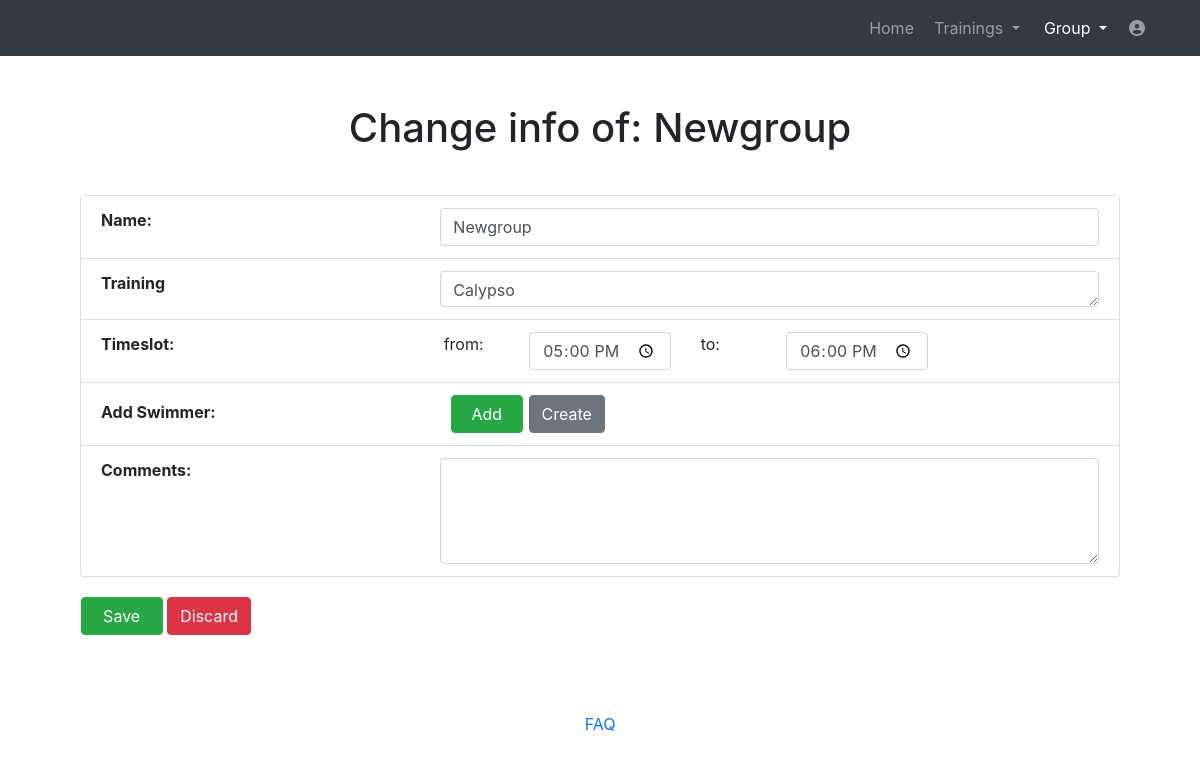
Page /website/altergroup/1 (signed in) on the earlier database version.
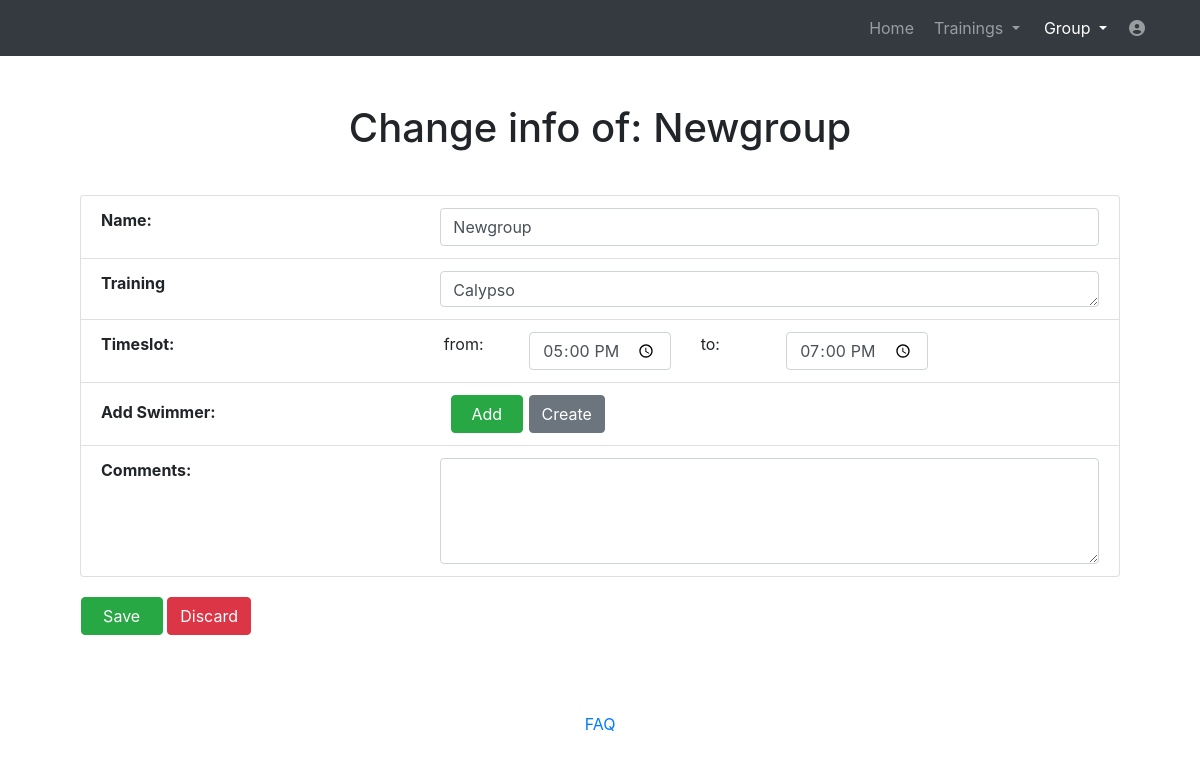
Same page on the later database version.
### website/models.py (models this page shows)
class Group(models.Model):
    name = models.CharField(max_length=30)
    num = models.IntegerField(default=0)
    starttime = models.CharField(max_length=25, default='')
    endtime = models.CharField(max_length=25, default='')
    comments = models.CharField(max_length=828, null=True)
    place = models.CharField(max_length=255, null=True)
    user = models.ForeignKey(User, on_delete=models.CASCADE)

### website/views_loggedin.py (the view)
# urls.py: path('altergroup/<int:group_id>', views_loggedin.altergroup, name='altergroup'),
@login_required
def altergroup(request, group_id):
    if Group.objects.filter(pk=group_id).exists():
        group = Group.objects.get(pk=group_id)
        if group.user == request.user:
            return render(request, 'altergroup.html', context={'group': group, 'group_id': group_id})
        else:
            messages.info(request, 'Access denied. You are not the owner of this group!', extra_tags='alert')
            return HttpResponseRedirect(reverse('group'))
    else:
        messages.info(request, 'The group with the id ' + str(group_id) + ' does not exist.', extra_tags='alert')
        return HttpResponseRedirect(reverse('group'))

### templates/altergroup.html (shortened to what the changed rows need)
<!DOCTYPE html>
<html lang="en">
<head>
  {% load static %}
  <link href="{% static 'vendor/bootstrap/css/bootstrap.min.css' %}" rel="stylesheet">
  <link media="screen" href="{% static 'css/plan.css' %}" rel="stylesheet">
  <link media="print" href="{% static 'css/print.css' %}" rel="stylesheet">
  <link href="{% static 'vendor/fontawesome-free/css/all.min.css' %}" rel="stylesheet" type="text/css">
  <link href="//netdna.bootstrapcdn.com/font-awesome/3.2.1/css/font-awesome.css" rel="stylesheet">
</head>
<body>
  <div class="container">
    <div class="row">
      <div class="col-lg-12 text-center">
        <h1 class="mt-5">Change info of: {{group.name}}</h1>
      </div>
    </div>
    <div class="tab-content" style="padding:15px;">
      <div class="tab-pane active" id="profile">
        <div>
             <div class="card-body">
                    <ul class="list-group" style="margin:0px">
                        <li class="list-group-item"><b>Name:</b> <input type="text" id="name" name="name" class="form-control" value="{{group.name}}" style="width:66%;float:right;">
                        </li>
                        <li class="list-group-item"><b>Training </b>
                            <textarea id="location" name="info" class="form-control textarea" rows="1"  >{{group.place}}</textarea>
                        </li>
                        <li class="list-group-item">
                            <div class="row">
                              <div class="col-lg-2"><input class="form-control" type="time" value="{{group.starttime}}" id="starttime" ></div>
                              <div class="col-lg-2"><input class="form-control" type="time" value="{{group.endtime}}" id="endtime"></div>
                            </div>
                        </li>
                    </ul>
            </div>
        </div>
      </div>
    </div>
  </div>
  <br>
</body>
</html>

Differences in the rows shown:
changed Group "Newgroup": endtime "18:00" → "19:00"
